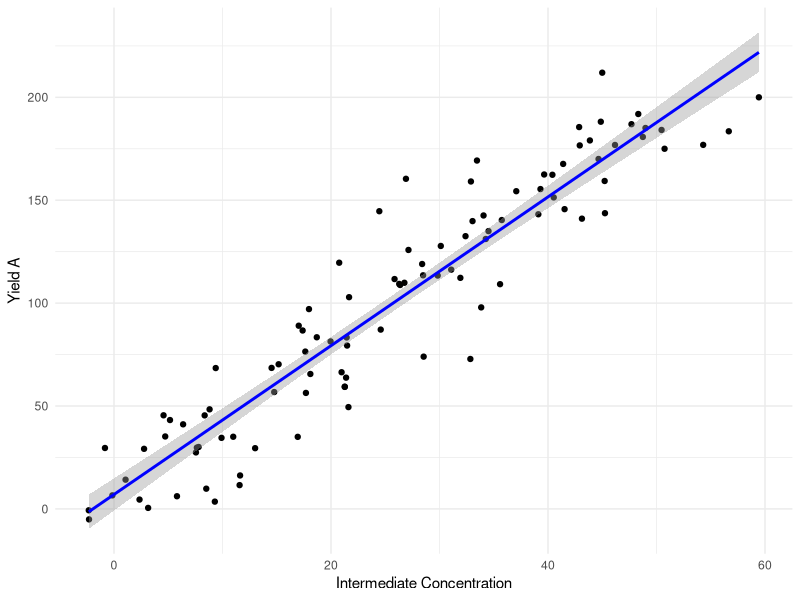
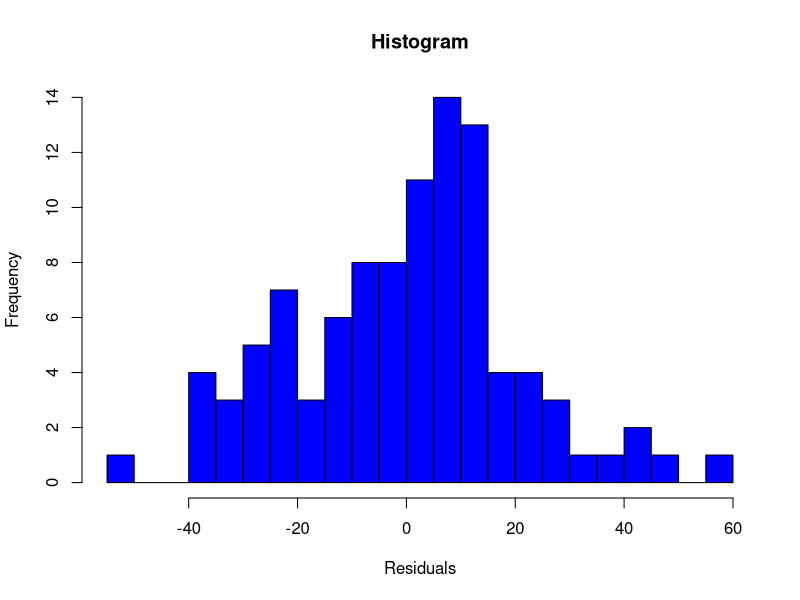
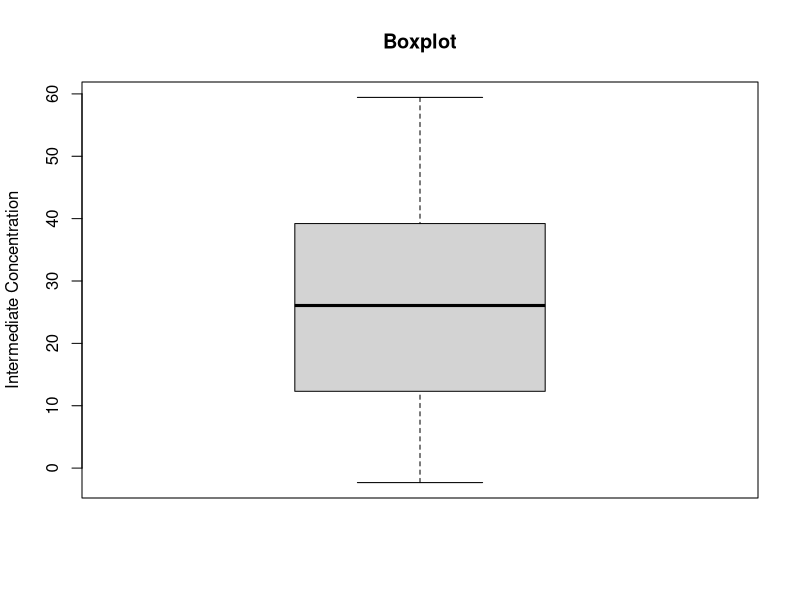
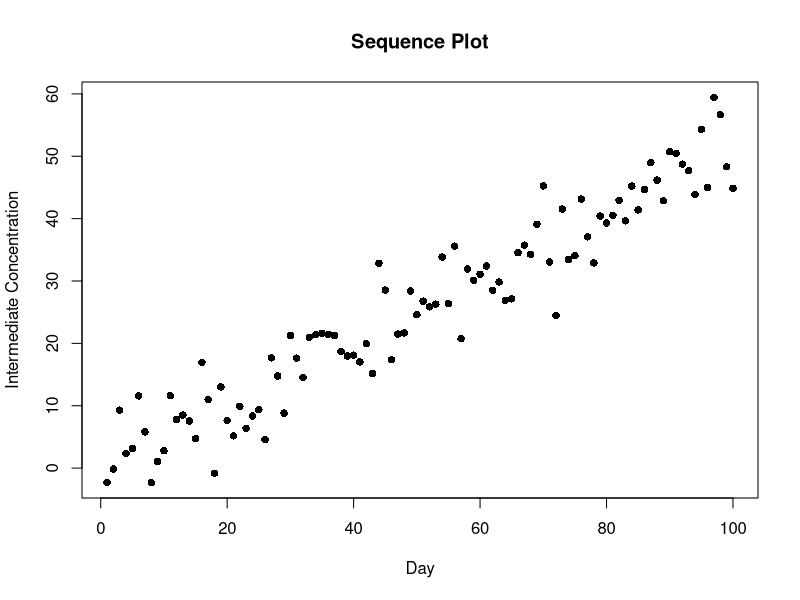
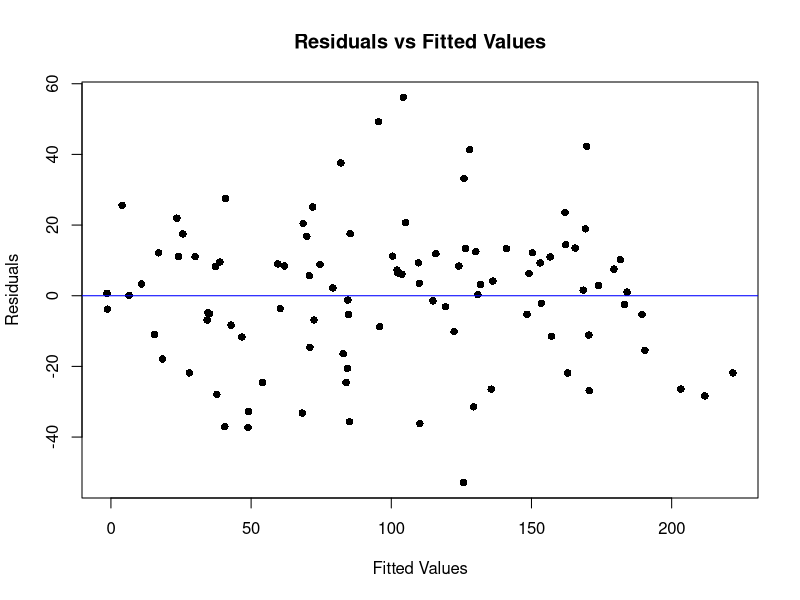
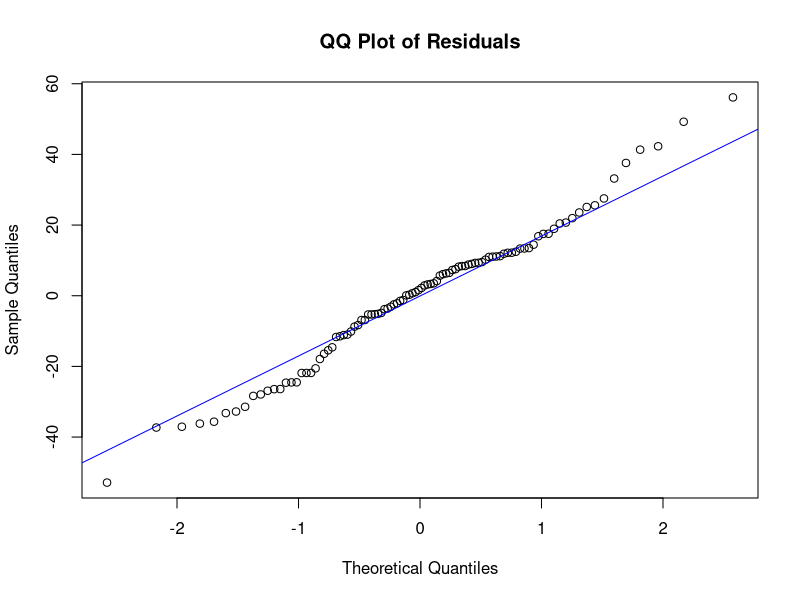

The R script that drew these images, in order:
## ---- chunk 1
knitr::opts_chunk$set(echo = TRUE)
library(dplyr)
library(ggplot2)
library(tidyverse)
## ---- chunk 2
data_path = "/Users/elizabethnemeti/Documents/GitHub/BIOS507-Coursework/Homeworks/Homework-3/"
data_file <- file.path(data_path, "catalyst_dataset.csv")
catalyst_data <- read.table("catalyst_dataset.csv", header = TRUE, sep = "") 

head(catalyst_data)
str(catalyst_data) # data is in 1 var atm

catalyst_data <- read.csv(text = catalyst_data$Day.Intermediate_Concentration.Yield, 
                          header = FALSE, 
                          col.names = c("Day", "Intermediate_Concentration", "Yield"))

str(catalyst_data) # now it's in 3 vars
## ---- chunk 3
summary(catalyst_data)

catalyst_data_scatterplot <- ggplot(
  catalyst_data, 
  aes(x = Intermediate_Concentration, y = Yield)) +
  geom_point() +
  geom_smooth(method = "lm", color = "blue") +
  theme_minimal() +
  xlab("Intermediate Concentration") +
  ylab("Yield A")
catalyst_data_scatterplot
## ---- chunk 4
catalyst_model <- lm(Yield ~ Intermediate_Concentration, data = catalyst_data)
summary(catalyst_model)
## ---- chunk 5
anova(catalyst_model)
## ---- chunk 6
# manual check 
# R2 = SSreg/SStotal
R2 = 312801/353232
R2

# R check
summary(catalyst_model)$r.squared
## ---- chunk 7
# t-value via manual t-test
# t = ß1hat/standard error of ß1hat
t = 3.6147/0.1313
t

# t-value via R table
summary(catalyst_model)$coefficients

# = 27.53008 matches our t value from the summary table (small diff probably due to internal rounding)

# critical t-value 
qt(0.025, df = 98, lower.tail = TRUE)  # get -ve val
qt(0.025, df = 98, lower.tail = FALSE)  # get +ve val

# = ±1.984
## ---- chunk 8
# manual check for CI

# ß1hat +- critical value * SE_ß1hat

ß1_hat <- 3.614720
SE_ß1_hat <- 0.1312757
t_crit_val <- 1.984467

upper_bound = ß1_hat + t_crit_val * SE_ß1_hat
upper_bound

lower_bound = ß1_hat - t_crit_val * SE_ß1_hat
lower_bound

# R check for CI
confint(catalyst_model)
## ---- chunk 9
hist(residuals(catalyst_model), breaks = 30, col = "blue", 
     main = "Histogram", xlab = "Residuals")
## ---- chunk 10
boxplot(catalyst_data$Intermediate_Concentration, 
        main = "Boxplot", 
        ylab = "Intermediate Concentration")
## ---- chunk 11
plot(catalyst_data$Day, catalyst_data$Intermediate_Concentration,
     pch = 16, # this lets us use black filled in points instead
     xlab = "Day", 
     ylab = "Intermediate Concentration",
     main = "Sequence Plot")
## ---- chunk 12
plot(catalyst_model$fitted.values, residuals(catalyst_model), 
     xlab = "Fitted Values", 
     ylab = "Residuals", 
     main = "Residuals vs Fitted Values",
     pch = 16)
abline(h = 0, col = "blue")
## ---- chunk 13
qqnorm(residuals(catalyst_model), main = "QQ Plot of Residuals")
qqline(residuals(catalyst_model), col = "blue")
